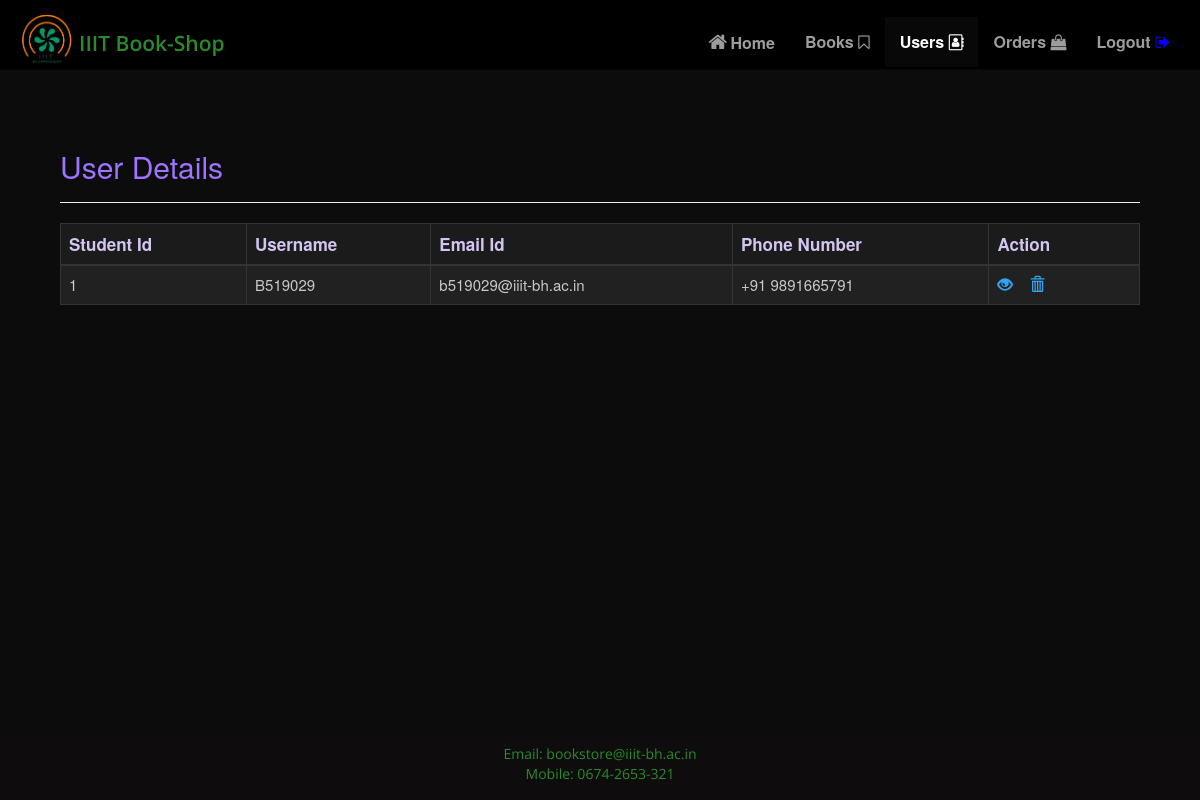
Screenshot of /Admin/User-Details.php with the database file from the repository.
### tables this page shows
CREATE TABLE IF NOT EXISTS `users` (
  id INT NOT NULL PRIMARY KEY AUTO_INCREMENT,
  username VARCHAR(250) NOT NULL UNIQUE,
  email VARCHAR(250) NOT NULL,
  phonenum VARCHAR(250) NOT NULL,
  password VARCHAR(255) NOT NULL,
  created_at DATETIME DEFAULT CURRENT_TIMESTAMP
);

### Admin/User-Details.php (the view, shortened to what this page needs)
<!DOCTYPE html>
<html>
<head>
    <link rel="stylesheet" href="https://maxcdn.bootstrapcdn.com/bootstrap/3.3.7/css/bootstrap.min.css"/>
    <link rel="stylesheet" href="CSS/navbar.css"/>
</head>
<body class="book-details" style="background-color:rgb(12, 12, 12);">
    <nav class="navbar-sticky navbar navbar-inverse navbar-static-top navigation">
        <div class="container">
            <div class="navbar-header">
                <a class="navbar-brand" href="#">
                    <img style="width: 64px" src="Images/iiit-logo.png"alt="iiit logo"/>
                    <span class="iiitbookstore" style="font-family: 'Open Sans', sans-serif; font-weight:600; font-size: 21px;">IIIT Book-Shop</span>
                </a>
            </div>
            <div id="navbar6" class="navbar-collapse collapse">
            <ul class="nav navbar-nav navbar-right">
                <li><a href="Admin-AHome.php"><i class="fa fa-home fa-fw" style="font-size: 20px;" aria-hidden="true"></i>Home</a></li>
                <li><a href="Book-Details.php">Books <i class="fa fa-bookmark-o" aria-hidden="true"></i> </a></li>
                <li class="active"><a href="User-Details.php">Users <i class="fa fa-address-book-o" aria-hidden="true"></i> </a> </li>
                <li><a href="Orders.php">Orders <i class="fa fa-shopping-bag" aria-hidden="true"></i> </a> </li>
                <li><a class="logout" href="Admin-Logout.php">Logout <i class="fa fa-sign-out" style="color: blue" aria-hidden="true"></i> </a> </li>
            </ul>
        </div>
      </div>
    </nav>
    <div class="wrapper" style="margin: 0px 45px 30px 45px;">
        <div class="container-fluid">
            <div class="row">
                <div class="col-md-12">
                    <div class="page-header clearfix">
                        <h2 class="pull-left" style='color:rgb(157, 115, 255);'>User Details</h2>
                    </div>
                    <?php
                    require_once "../connectserver.php";
                    $sql = "SELECT * FROM users";
                    if($result = mysqli_query($link, $sql)){
                        if(mysqli_num_rows($result) > 0){
                            echo "<table class='table table-bordered table-hover'>";
                                echo "<thead style='font-size: 17px;'>";
                                    echo "<tr>";
                                        echo "<th style='border-color:rgb(53, 51, 51);'>Student Id</th>";
                                        echo "<th style='border-color:rgb(53, 51, 51);'>Username</th>";
                                        echo "<th style='border-color:rgb(53, 51, 51);'>Email Id</th>";
                                        echo "<th style='border-color:rgb(53, 51, 51);'>Phone Number</th>";
                                        echo "<th style='border-color:rgb(53, 51, 51);'>Action</th>";
                                    echo "</tr>";
                                echo "</thead>";
                                echo "<tbody>";
                                while($row = mysqli_fetch_array($result)){
                                    echo "<tr>";
                                        echo "<td style='border-color:rgb(53, 51, 51);'>" . $row['id'] . "</td>";
                                        echo "<td style='border-color:rgb(53, 51, 51);'>" . $row['username'] . "</td>";
                                        echo "<td style='border-color:rgb(53, 51, 51);'>" . $row['email'] . "</td>";
                                        echo "<td style='border-color:rgb(53, 51, 51);'>" . $row['phonenum'] . "</td>";
                                        echo "<td style='border-color:rgb(53, 51, 51);'>";
                                            echo "<a style='margin-right: 17px; color:rgb(50, 165, 241);' href='ViewUser.php?id=". $row['id'] ."' title='User Details' data-toggle='tooltip'><span class='glyphicon glyphicon-eye-open'></span></a>";
                                            echo "<a style='margin-right: 17px; color:rgb(50, 165, 241);' href='DeleteUser.php?id=". $row['id'] ."' title='Remove User' data-toggle='tooltip'><span class='glyphicon glyphicon-trash'></span></a>";
                                        echo "</td>";
                                    echo "</tr>";
                                }
                                echo "</tbody>";
                            echo "</table>";
                        } else{
                            echo "<p class='lead'><em>No Users were found.</em></p>";
                        }
                    }
                    else
                    {
                        echo "ERROR: Could not able to execute $sql. " . mysqli_error($link);
                    }
                    ?>
                </div>
            </div>
        </div>
    </div>
    <footer id="footer" class="footer" style="position: fixed">
      <p class="text-center">
        Email: bookstore@iiit-bh.ac.in
        <br />Mobile: 0674-2653-321
      </p>
    </footer>
</body>
</html>

### Admin/CSS/navbar.css (style rules this page uses)
.navbar-brand { padding: 0px; }
.navigation { height: 70px; background-color: black; }
.navigation .navbar-brand { display: flex; align-items: center; color: rgb(41, 139, 41); margin-top: 15px; }
.navigation .navbar-brand > img { padding: 8px 0px; height: 67px; }
.navbar-nav a { margin-top: 17px; font-weight: bold; font-size: 16px; color: rgb(160, 159, 158); }
.navigation .navbar-brand .iiitbookstore { margin-top: 5px; font-family: 'Open Sans', sans-serif; font-weight:600; font-size: 21px; }
.footer { right: 0; bottom: 0; left: 0; height: 65px; padding-top: 9px; background-color: #0e0c0c; color: rgb(41, 139, 41); text-align: center; font-family: 'Open Sans'; }

### Admin/User-Details.php (style rules this page uses)
.wrapper table { background-color:#222121; border-color:rgb(53, 51, 51); font-size: 15px; }
.wrapper table thead tr { color:rgb(211, 198, 241); background-color:#1b1b1b; }
.wrapper table tbody tr { color:rgb(202, 199, 199); border-color:rgb(53, 51, 51); }

### rows the page displays
users: id "1", username "B519029", email "b519029@iiit-bh.ac.in", phonenum "+91 9891665791"
